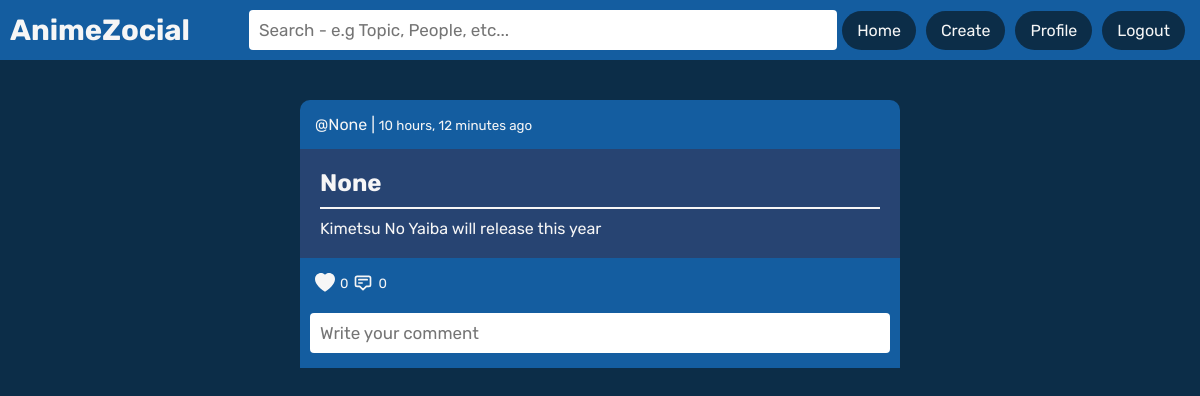
The page /feed/None/None/27/ (signed in) on the database its author committed.
### app/models.py (models this page shows, shortened)
class Feed(models.Model):
    user = models.ForeignKey(User,on_delete=models.CASCADE, null=True)
    topic = models.ForeignKey(Topic, on_delete=models.SET_NULL, null=True)
    likes = models.ManyToManyField(User, related_name="likes")
    comments = models.ManyToManyField('Comment', related_name="comments")
    body = models.TextField(null=True)
    created = models.DateTimeField(auto_now_add=True)
    updated = models.DateTimeField(auto_now=True)
    class Meta:
        ordering = ['-updated', '-created']

### app/views.py (the view, shortened to what this page needs)
# urls.py: path('feed/<str:user>/<str:topic>/<str:id>/', views.feed, name="feed"),
@login_required(login_url="/login")
def feed(request, user, topic, id):
    form = CommentForm()
    feed = Feed.objects.get(id=id)
    comments = feed.comment_set.all().order_by('-updated')
    context = {
        'feed': feed,
        'comments':comments,
        'form': form
    }
    return render(request, 'feeds/comment-feed.html', context)

### app/forms.py
class CommentForm(ModelForm):
    class Meta:
        model = Comment
        fields = '__all__'
        exclude = ['user','feed']
        widgets = {
            'body' : TextInput(attrs={
                'placeholder' : 'Write your comment',
                'style' : 'padding: 10px;'
            })
        }

### app/templates/feeds/comment-feed.html (shortened to what this page needs)
{% extends 'app.html' %}
{% block content %}
<div class="feeds">
    <div class="feed">
        <div class="feed-header">
            <div class="feed-info">
                <div class="feed-user">
                    <div>
                        <a href="{% url 'profile-info' feed.user.username %}">@{{feed.user}}</a> |
                        <small>{{feed.created|timesince}} ago</small>
                    </div>
                </div>
            </div>
        </div>
        <div class="feed-body">
            <div class="feed-title">
                <h2>{{feed.topic}}</h2>
            </div>
            <hr>
            {% if request.user.is_authenticated %}
                <p>{{feed.body}}</p>
            {% else %}
                <p>Please login to see the post.</p>
            {% endif %}
        </div>
        <div class="feed-footer">
            <div class="feed-reactions">
                <div class="feed-react">
                    {% if request.user.username == feed.user.username %}
                    <div>
                        <svg xmlns="http://www.w3.org/2000/svg" width="16" height="16" fill="currentColor" class="bi bi-heart-fill" viewBox="0 0 16 16">
                            <path fill-rule="evenodd" d="M8 1.314C12.438-3.248 23.534 4.735 8 15-7.534 4.736 3.562-3.248 8 1.314z"/>
                        </svg>
                    </div>
                    {% else %}
                    <div>
                        <form class="form-like" action="{% url 'like-feed' feed.id %}" method="POST">
                           <button style="background-color: transparent;border:none;color: #F6F6F6;">
                                <svg xmlns="http://www.w3.org/2000/svg" width="16" height="16" fill="currentColor" class="bi bi-heart-fill" viewBox="0 0 16 16">
                                    <path fill-rule="evenodd" d="M8 1.314C12.438-3.248 23.534 4.735 8 15-7.534 4.736 3.562-3.248 8 1.314z"/>
                                </svg>
                           </button>
                        </form>
                    </div>
                    {% endif %}
                </div>
                <div class="feed-react">
                    <small>
                        {{feed.like_set.all.count}}
                    </small>
                </div>
                <div class="feed-react">
                    <div>
                        <svg xmlns="http://www.w3.org/2000/svg" class="h-6 w-6" fill="none" viewBox="0 0 24 24" stroke="currentColor" stroke-width="2">
                            <path stroke-linecap="round" stroke-linejoin="round" d="M7 8h10M7 12h4m1 8l-4-4H5a2 2 0 01-2-2V6a2 2 0 012-2h14a2 2 0 012 2v8a2 2 0 01-2 2h-3l-4 4z" />
                          </svg>
                    </div>
                </div>
                <div class="feed-react">
                    <small>
                        {{feed.comment_set.all.count}}
                    </small>
                </div>
            </div>
            <div class="feed-comments">
                <div class="feed-info" style="display:flex;flex-direction: column;">
                </div>
            </div>
            <form  method="POST">
                {% for fields in form %}
                    <div class="input-group" style="margin: 5px 0px 5px 0px;">
                        {{fields}}
                    </div>
                {% endfor %}
            </form>
        </div>
    </div>
</div>
{% endblock content %}

### static_files/stylesheets/style.css (style rules this page uses)
:root { color: #F6F6F6; }
* { padding:0; margin: 0; }
body { font-family: 'Albert Sans', sans-serif; font-family: 'Rubik', sans-serif; background-color: #0C2D48; overflow-y: auto; overflow-x: hidden; scroll-behavior: smooth; }
.feeds { display: grid; place-content: center; padding: 10px; }
.feeds hr { height:0px; margin: 0px 10px 0px 10px; border-width:0; border: 0.5px solid #F6F6F6; }
.feed { width:600px; margin-top: 5%; }
.feed-user a { text-decoration: none; user-select: none; color: #F6F6F6; }
.feed-header { background-color: #145DA0; padding: 10px; border-top-left-radius: 10px; border-top-right-radius: 10px; display: flex; align-items: center; justify-content: space-between; }
.feed-info { padding: 5px; display: flex; align-items: center; }
.feed-body { background-color: #274472; padding: 10px; }
.feed-comments { overflow-y: auto; overflow-x: hidden; scroll-behavior: smooth; max-height: 280px; }
.feed-title { padding: 10px; }
.feed-body p { padding:10px; }
.feed-footer { background-color: #145DA0; padding: 10px; }
.feed-reactions { display: flex; align-items: center; }
.feed-reactions svg { width: 20px; height: 20px; cursor: pointer; margin: 5px; }
.input-group input, select, textarea { padding: 10px; width: 100%; border: none; border-radius: 4px; font-size: 17px; font-family: 'Rubik', sans-serif; resize: none; }

### rows shown on the page
Feed: user "None", created "10 hours, 12 minutes", topic "None", body "Kimetsu No Yaiba will release this year", like_set.all.count "0", comment_set.all.count "0"
